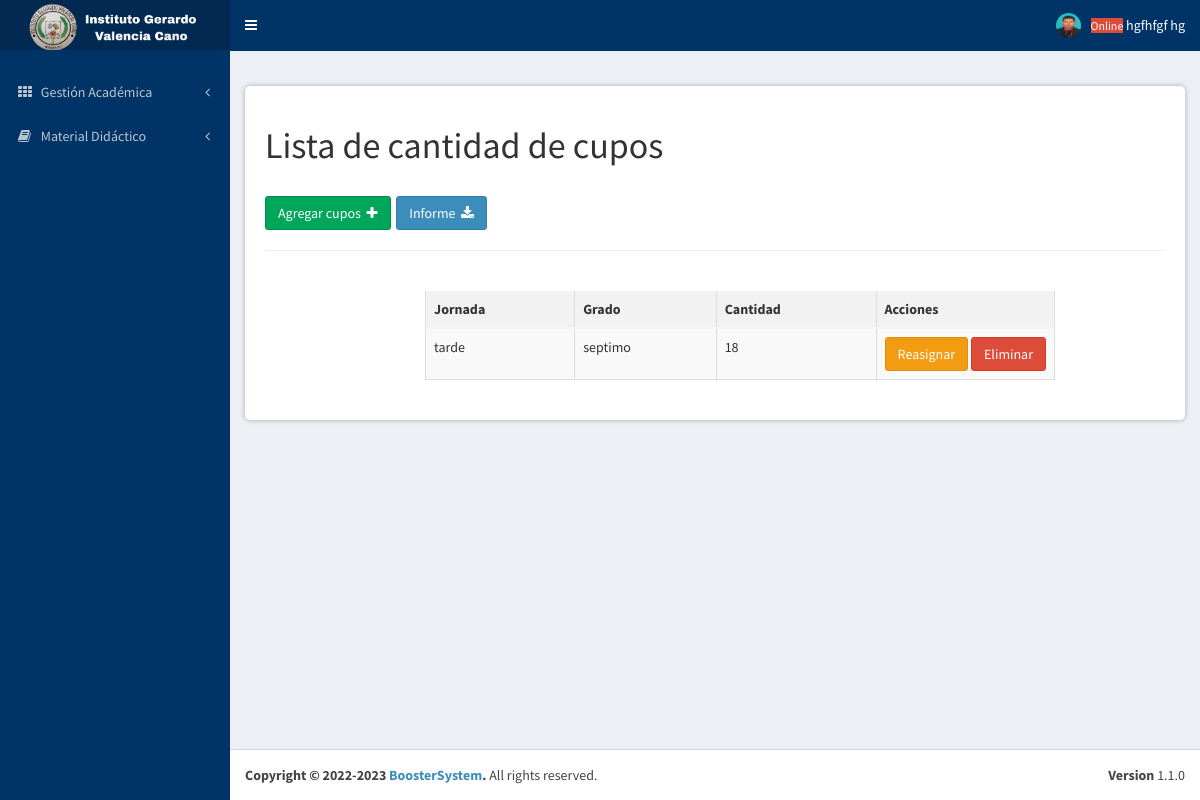
The app's page /admisiones/consultarCupos.php (signed in) with its own data.
### tables this page shows
CREATE TABLE `usuarios` (
  `idUsuario` int(11) NOT NULL AUTO_INCREMENT,
  `tipoDocumentoUsuario` enum('CC','CE') NOT NULL DEFAULT 'CC',
  `documentoUsuario` varchar(20) NOT NULL,
  `nombresUsuario` varchar(100) NOT NULL,
  `apellidosUsuario` varchar(100) NOT NULL,
  `telefonoUsuario` varchar(20) NOT NULL,
  `correoUsuario` varchar(120) NOT NULL,
  `passwordUsuario` varchar(120) NOT NULL,
  `estadoUsuario` enum('activo','inactivo') NOT NULL,
  `rol_idRol` int(11) NOT NULL,
  PRIMARY KEY (`idUsuario`),
  KEY `rol_idRol` (`rol_idRol`),
  CONSTRAINT `usuarios_ibfk_1` FOREIGN KEY (`rol_idRol`) REFERENCES `rol` (`idRol`) ON DELETE CASCADE
);

CREATE TABLE `cupos` (
  `idCupos` int(11) NOT NULL AUTO_INCREMENT,
  `jornadaAcademica` varchar(45) NOT NULL,
  `grado` varchar(45) NOT NULL,
  `cantidad` varchar(45) NOT NULL,
  PRIMARY KEY (`idCupos`)
);

### admisiones/includes/verificarAcceso.php (called while the page is built, shortened)
<?php
include('conexion.php');
if(isset($_SESSION['documentoUsuario'])){
    $documentoUsuario_sesion = $_SESSION['documentoUsuario'];
$consulta = "SELECT * FROM usuarios WHERE documentoUsuario = '$documentoUsuario_sesion'";
$resultado = mysqli_query($conexion, $consulta);
if ($resultado && mysqli_num_rows($resultado) > 0) {
    $fila = mysqli_fetch_assoc($resultado);
    $nombresUsuario = $fila['nombresUsuario'];
    $apellidosUsuario = $fila['apellidosUsuario'];
}
}else{
    header('Location: ../login');
}
?>

### admisiones/consultarCupos.php (the view, shortened to what this page needs)
<?php include_once 'includes/verificarAcceso.php'; ?>
<!DOCTYPE html>
<html>
<head>
  <link rel="stylesheet" href="../Layout/css/bootstrap.min.css">
  <link rel="stylesheet" href="../Layout/css/font-awesome.css">
  <link rel="stylesheet" href="../Layout/css/AdminLTE.min.css">
  <link rel="stylesheet" href="css/stilos.css">
     <link rel="stylesheet" href="../Layout/css/_all-skins.min.css">
   </head>
   <body class="hold-transition skin-blue sidebar-mini">
    <div class="wrapper">
    <?php include_once '../templates/cabecera.php'; ?>
    <?php include_once '../templates/menu.php'; ?>
<div class="content-wrapper">
<section class="content">
  <section class="estilo">
  <h1>Lista de cantidad de cupos</h1>
        <br>
        <div>
        <a href="asignarCupos.php" class="btn btn-success">Agregar cupos&nbsp; <i class="fa fa-plus"></i> </a>
        &nbsp;<a class="btn btn-primary" download="miExcelCupos" href="includes/miExcelCupos.php">Informe&nbsp; <i class="fa fa-download"></i> </a>
        </div>
        <hr>
  <br>
        <table class="table table-striped table-dark" id="table_id_2">
            <thead>
                <tr>
                    <th>Jornada</th>
                    <th>Grado</th>
                    <th>Cantidad</th>
                    <th>Acciones</th>
                </tr>
            </thead>
            <tbody>
                <?php
                $conexion = mysqli_connect("localhost", "root", "", "boostersystem");
                $SQL = "SELECT * FROM cupos ORDER BY jornadaAcademica";
                $result = mysqli_query($conexion, $SQL);
                if (mysqli_num_rows($result) > 0) {
                    while ($fila = mysqli_fetch_assoc($result)) {
                        $jornadaAcademica = $fila['jornadaAcademica'];
                        $grado = $fila['grado'];
                        $cantidad = $fila['cantidad'];
                ?>
                        <tr>
                            <td><?php echo $jornadaAcademica; ?></td>
                            <td><?php echo $grado; ?></td>
                            <td><?php echo $cantidad; ?></td>
                            <td id="accion">
                            <a href="editarCupos.php?id=<?php echo $fila['idCupos']; ?>" class="btn btn-warning">Reasignar</a>
                            <a class="btn btn-danger" href="eliminarCupos.php?id=<?php echo $fila['idCupos'] ?>">Eliminar</a>
                            </td>
                        </tr>
                <?php
                    }
                } else {
                ?>
                    <tr class="text-center">
                        <td colspan="8">No existen registros</td>
                    </tr>
                <?php
                }
                ?>
            </tbody>
        </table>
    </div>
</div>
<?php include_once '../templates/pie.php'; ?>
</body>
</html>

### templates/cabecera.php (shortened to what this page needs)
<header class="main-header">
    <a href="../inicio.php" class="logo">
        <span class="logo-lg"><img src="../img/logo.png" alt="" height="50px"></span>
    </a>
    <nav class="navbar navbar-static-top" role="navigation">
        <a href="#" class="sidebar-toggle" data-toggle="offcanvas" role="button">
        </a>
        <div class="navbar-custom-menu">
            <ul class="nav navbar-nav">
                <li class="dropdown user user-menu">
                    <a href="#" class="dropdown-toggle" data-toggle="dropdown">
                        <small class="bg-red">Online</small>
                        <span class="hidden-xs"><?php echo $nombresUsuario." ".$apellidosUsuario?></span>
                        <img src="../img/perfil.jpg" class="user-image" alt="Imagen de perfil">
                    </a>
                </li>
            </ul>
        </div>
    </nav>
</header>

### admisiones/css/stilos.css (style rules this page uses)
.estilo { margin: 20px 0; padding: 20px; background-color: #fff; border-radius: 5px; box-shadow: 0px 0px 5px rgba(0, 0, 0, 0.3); overflow-x: auto; }
table { border-collapse: collapse; width: 100%; margin-bottom: 20px; white-space: nowrap; padding: 0 100px; margin-left: 10px; margin-right: 10px; }
table th, table td { padding: 8px; text-align: left; border: 1px solid #ddd; }
table th { font-weight: bold; background-color: #f2f2f2; }
#table_id_2 { width: 70%; margin-left: 160px; }
#accion { width: 25%; }

### records on screen
usuarios: nombresUsuario "hgfhfgf", apellidosUsuario "hg"
cupos: jornadaAcademica "tarde", grado "septimo", cantidad "18"
